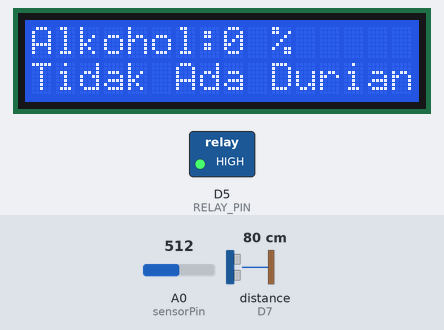
The sketch below on a simulated ESP8266 (NodeMCU). On the bench: 16×2 character LCD, switched loads named in the sketch (green lamp = pin HIGH). The test bench sets the inputs (shaded band); at power-on: distance to the obstacle (sensor on D7) 80 cm, A0 (sensorPin) = 512. The echo pulse lasts 58.3 µs per cm; what the sketch prints to the serial monitor is not drawn.

Above: at 1.3 s.
1.4 s: distance to the obstacle (sensor on D7) set to 21 cm
3.4 s: distance to the obstacle (sensor on D7) set to 17 cm
At 5.4 s:
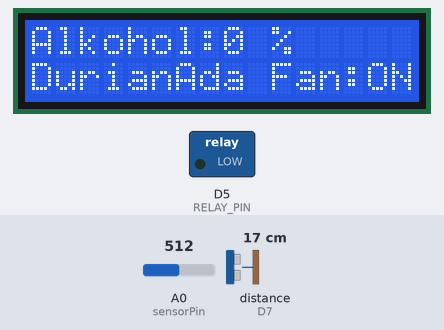
5.7 s: A0 (sensorPin) set to 716
At 7.0 s:
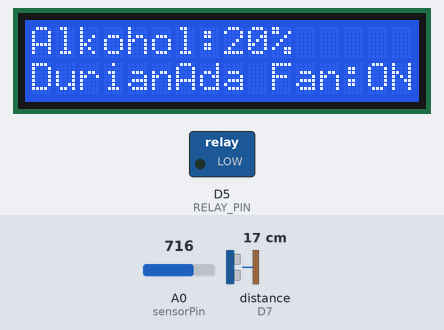
7.8 s: A0 (sensorPin) set to 900
At 9.6 s:
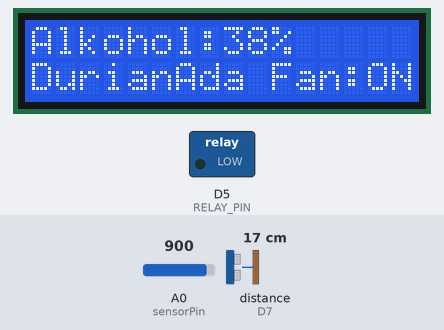
9.9 s: distance to the obstacle (sensor on D7) set to 35 cm
At 11.2 s:
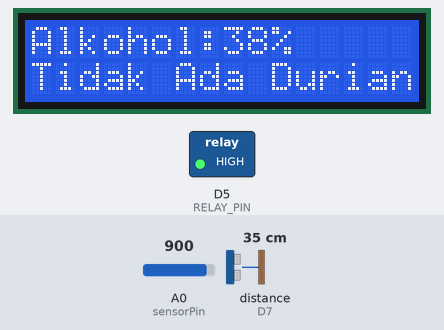
11.9 s: A0 (sensorPin) set to 1023
At 14.0 s:
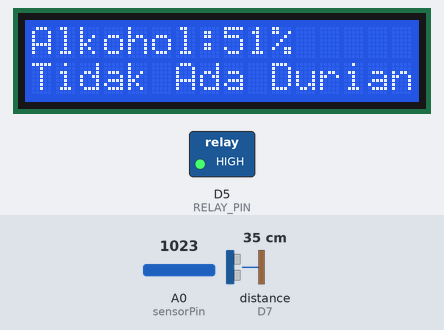
Timing chart, 0 to 15.0 s (numbered marks = the images above; inputs shaded):
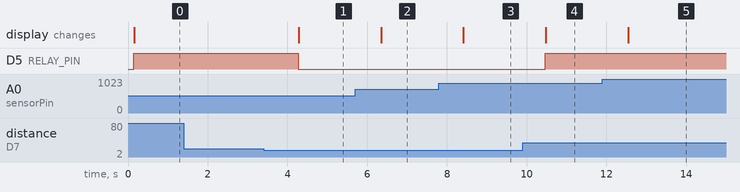

Measured:
- the behaviour switches between 20 and 19 cm on distance to the obstacle (sensor on D7) (found by bisection; images 0 and 1)
- after the input at 1.4 s, every drawn part: stays the same
- after the input at 3.4 s, D5 (RELAY_PIN): HIGH → LOW after 0.87 s; the display: changes after 0.88 s (image 1)
- after the input at 5.7 s, the display: changes after 0.65 s (image 2)
- after the input at 7.8 s, the display: changes after 0.61 s (image 3)
- after the input at 9.9 s, D5 (RELAY_PIN): LOW → HIGH after 0.56 s; the display: changes after 0.58 s (image 4)
- after the input at 11.9 s, the display: changes after 0.64 s (image 5)

The sketch:

sistem_deteksi_alkohol_with_relay.ino
```cpp
#include <Ultrasonic.h> //Mengambil Library Sensor Ultrasonik
#include <LiquidCrystal_I2C.h> //Mengambil Library Lcd L2C

#define RELAY_PIN D5 //Mendefinisikan Pin Relay

const int triggerPin = D6; // Menggunakan pin D6 untuk trigger HC-SR04
const int echoPin = D7;    // Menggunakan pin D7 untuk echo HC-SR04
Ultrasonic ultrasonic(triggerPin, echoPin); //Inisialisasi Pin Triggers dan Echo

const int sensorPin = A0;  // Pin analog untuk sensor gas TGS2620
int sensorValue = -3;
int lowestValue = 1023; // Nilai terendah yang mungkin

LiquidCrystal_I2C lcd(0x27, 16, 2); //Inisialisasi L2C Yang Digunakan

void setup() {
  Serial.begin(115200);
  pinMode(RELAY_PIN, OUTPUT);//Output Relay
  lcd.begin(16, 2); //Output LCD 16 Huruf 2 Kolom
  lcd.init();
}

void loop() {
  long distance = ultrasonic.read(); //Membaca Sensor Ultrasonik
  Serial.print("Jarak: "); //Menampilkan Pada Serial Monitor Sensor Ultrasonik
  Serial.print(distance);
  Serial.println(" cm");

  // int sensorValue = analogRead(sensorPin); //Membaca Sensor TGS2620
  // // Normalisasi nilai sensor dan kurangi sebesar 19%
  // Serial.print("Nilai sensor gas: ");//Menampilkan Pada Serial Monitor Sensor TGS2620
  // Serial.println(sensorValue);

  sensorValue = analogRead(sensorPin);

  // Memperbarui nilai terendah jika nilai saat ini lebih rendah
  if (sensorValue < lowestValue) {
    lowestValue = sensorValue;
  }

  // Normalisasi nilai sensor
  int calibratedValue = sensorValue - lowestValue;

  // Menampilkan nilai sensor yang dikalibrasi pada Serial Monitor
  Serial.print("Nilai sensor gas (dikalibrasi): ");
  Serial.println(calibratedValue);

  //Menampilkan Pada L2C
  lcd.backlight();
  lcd.setCursor(0, 0);
  lcd.print("Alkohol:");
  lcd.setCursor(8, 0);
  lcd.print(calibratedValue);
  lcd.setCursor(10, 0);
  lcd.print("%");
  lcd.setCursor(0, 1);


  if (distance < 20) { //Mendefinisikan jika jarak < 20 maka Kipas akan Menyala
    digitalWrite(RELAY_PIN, LOW); //Menyalakan Relay dengan variabel high
    Serial.println("Fan:ON"); //Menampilkan Pada Serial Monitor
    lcd.setCursor(0, 1);
    lcd.print("DurianAda Fan:ON"); //Menampilkan Pada L2C
  } else {
    digitalWrite(RELAY_PIN, HIGH); //Mematikan Relay dengan variabel low
    Serial.println("Fan:OFF"); //Menampilkan Pada Serial Monitor
    lcd.print("Tidak Ada Durian"); //Menampilkan Pada L2C
  }

  delay(1000);
}
```
